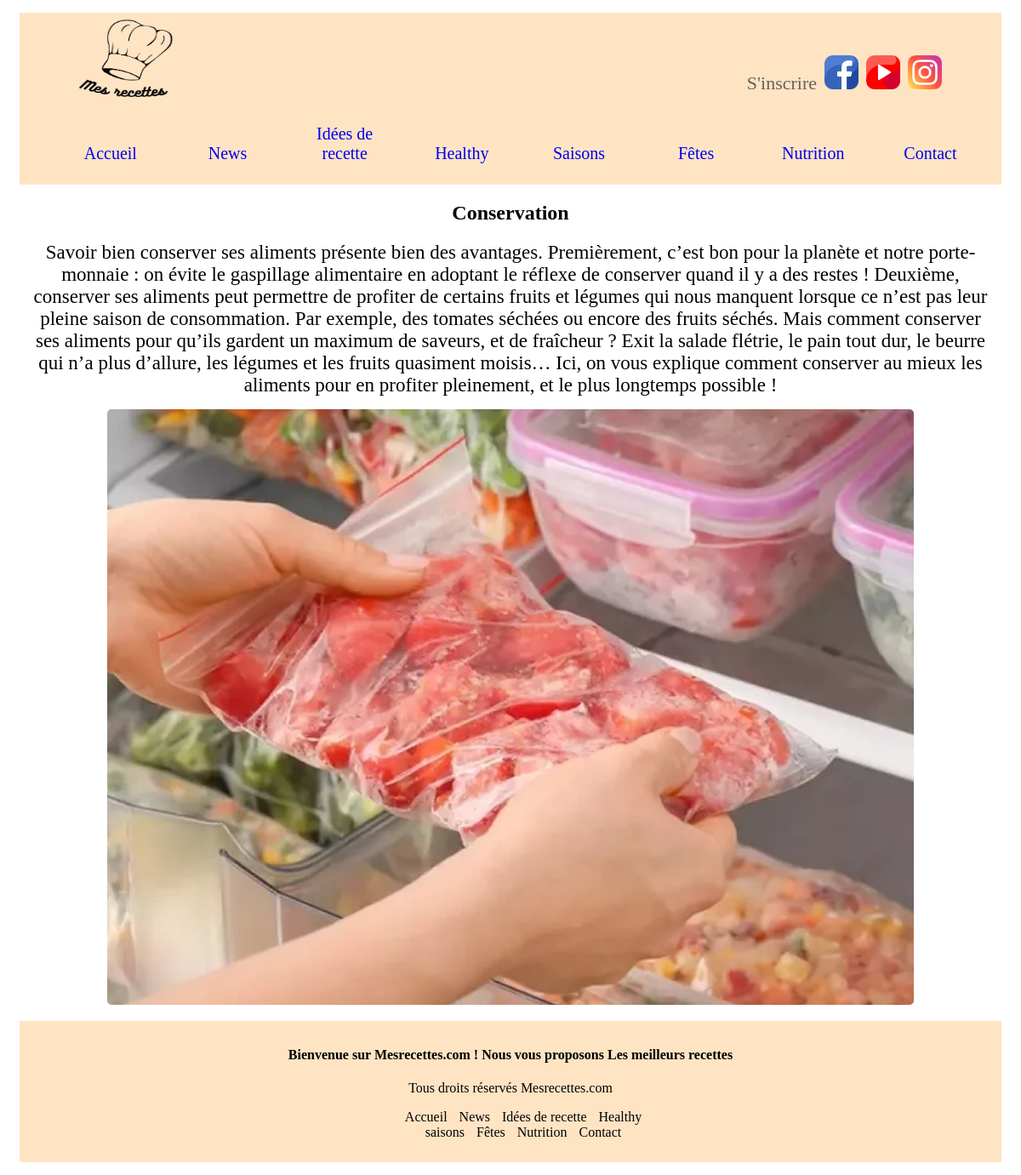
Screenshot of /Routers/Details_news/Router_Details_news.php?id=2 with the database file from the repository.
### tables this page shows
CREATE TABLE IF NOT EXISTS `news` (
  `id_news` int(11) NOT NULL AUTO_INCREMENT,
  `titre` varchar(40) DEFAULT NULL,
  `paragraphe` varchar(1000) DEFAULT NULL,
  `image` varchar(50) DEFAULT NULL,
  `vedio` varchar(50) DEFAULT NULL,
  `id_recette` int(11) DEFAULT NULL,
  PRIMARY KEY (`id_news`),
  KEY `id_recette` (`id_recette`)
);

### controlers/controler.php (called while the page is built, shortened)
<?php
require_once("../../vues/user/Accueil.php");
require_once("../../vues/user/Details_news.php");
require_once("../../models/model.php");
class Controler{
    public function get_new($id_news){
        $c= new model();
        $res=$c->get_new($id_news);
        return $res;
    }
    public function afficher_details_news($id_news){
        $c=new Details_news();
        $c->afficher_details_news($id_news);
    }
}

### Routers/Details_news/Router_Details_news.php (called while the page is built, shortened)
<?php
require_once('../../controlers/controler.php');
$c= new Controler();
$c->afficher_details_news($_GET['id']);
?>

### models/model.php (called while the page is built, shortened)
<?php
require_once('../../controlers/controler.php');
class model{
    private $host="localhost";
    private $dbname="TDW";
    private $username="root";
    private $password="";
    private function connection($host,$dbname,$username,$password){
        try {
            $conn = new PDO("mysql:host=$host;dbname=$dbname;",$username,$password);
            $conn->exec("SET NAMES utf8mb4");
        } catch (Exception $ex) {
         echo $ex->getMessage();
        }
        return $conn;
    }
    public function get_new($id_news){
        $conn=$this->connection($this->host,$this->dbname,$this->username,$this->password);
        $request=$conn->prepare("select * from news WHERE id_news=:id");
        $request->bindParam("id",$id_news);
        $request->execute();
          $res=$request->fetchAll(PDO::FETCH_ASSOC);
          return $res;
    }
}

### vues/user/Details_news.php (the view, shortened to what this page needs)
<?php
require_once('../../vues/user/Accueil.php');
require_once('../../controlers/controler.php');
class Details_news{
    private function information($titre,$paragraphe,$image){
        ?>
        <div class="cont_info">
        <h2>
            <?php
            echo $titre;
            ?>
        </h2>
        <p>
        <?php
            echo $paragraphe;
            ?>
        </p>
      <div class="img">
        <?php
         echo '<img src="'.$image.'" alt="'.$titre.'" id="recette" >';
         ?>
      </div>
      </div>
        <?php
      }
    public function afficher_details_news($id_news){
        ?>
        <!DOCTYPE html>
            <html>
        <?php
        $cont=new Controler();
        $new=$cont->get_new($id_news);
        ?>
        <body>
            <?php
            $this->information($new[0]["titre"],$new[0]["paragraphe"],$new[0]["image"]);
            ?>
            </body>
            </html>
            <?php
    }
}

### Routers/Details_news/master_Details_news.css (style rules this page uses)
.cont_info { text-align: center; }
.cont_info p { margin: 15px 30px; font-size: 23px; }
.img img { border-radius: 5px; width: 80%; object-fit: cover; height: 700px; }

### rows the page displays
news: titre "Conservation", paragraphe "Savoir bien conserver ses aliments présente bien des avantages. Premièrement, c’est bon pour la planète et notre porte-monnaie : on évite le gaspillage alimentaire en adoptant le réflexe de conserver quand il y a des restes ! Deuxième, conserver ses aliments peut permettre de profiter de certains fruits et légumes qui nous manquent lorsque ce n’est pas leur pleine saison de consommation. Par exemple, des tomates séchées ou encore des fruits séchés. Mais comment conserver ses aliments pour qu’ils gardent un maximum de saveurs, et de fraîcheur ? Exit la salade flétrie, le pain tout dur, le beurre qui n’a plus d’allure, les légumes et les fruits quasiment moisis… Ici, on vous explique comment…", image+titre (picture)
